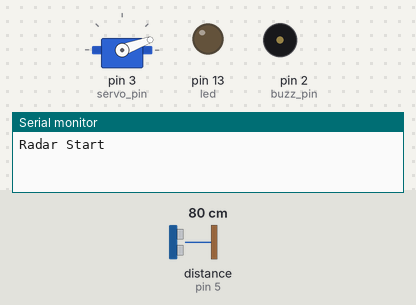
Bench run of a sketch on a simulated Arduino Uno, built with avr-gcc and run on an emulated ATmega328P. Parts: servo, output pins drawn as LEDs (lit = HIGH), buzzer (waves = sounding, pin HIGH), the last lines printed to the serial monitor. Wiring (inferred from the names in the program): ultrasonic range finder: trigger pin 4; echo pin 5. The inputs (shaded band) are chosen by the test bench; at power-on: distance to the obstacle (sensor on pin 5) 80 cm. The echo pulse lasts 58.3 µs per cm; pins used as bus, display or sensor lines are not drawn.

Above: at 0.01 s.
1.3 s: distance to the obstacle (sensor on pin 5) set to 2 cm
At 2.0 s:
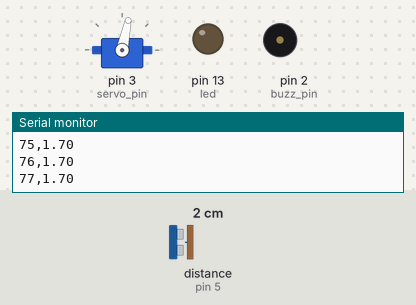
4.3 s: distance to the obstacle (sensor on pin 5) set to 35 cm
At 4.6 s:
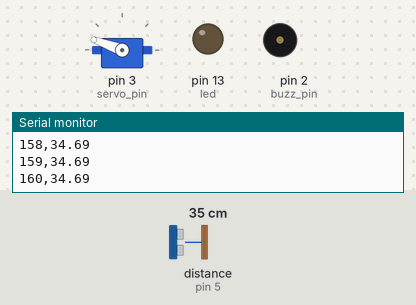
7.3 s: distance to the obstacle (sensor on pin 5) set to 120 cm
Timing chart, 0 to 16.3 s (numbered marks = the images above; inputs shaded):
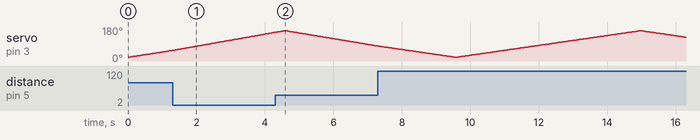

The sketch:

RadarLikeDetector.ino
```cpp
#include <Servo.h>

Servo servo_1; // servo controller (multiple can exist)

int trig = 4; // trig pin for HC-SR04
int echo = 5; // echo pin for HC-SR04
int servo_pin = 3; // PWM pin for servo control
int buzz_pin = 2;
int led = 13;
int x;

int pos = 20;    // servo starting position
float duration,distance;

void setup() {
  Serial.begin(115200);
  Serial.println("Radar Start");
  servo_1.attach(servo_pin); // start servo control
  pinMode(trig,OUTPUT);
  pinMode(echo,INPUT);
  pinMode(buzz_pin,OUTPUT);
  pinMode(led, OUTPUT);
}

void loop() {
  for (pos = 20; pos <= 160; pos += 1) { // goes from 0 degrees to 180 degrees
    // in steps of 1 degree
    servo_1.write(pos);              // tell servo to go to position in variable 'pos'
    delay(30); // delay to allow the servo to reach the desired position
    x=dist_calc(pos);
    if(x<30 && x>0)
    {
      digitalWrite(buzz_pin, HIGH);
      digitalWrite(led, HIGH);
    }
    else
    {
      digitalWrite(buzz_pin, LOW);
      digitalWrite(led, LOW);
    }

  }

  for (pos = 160; pos >= 20; pos -= 1) { // goes from 180 degrees to 0 degrees
    servo_1.write(pos);              // tell servo to go to position in variable 'pos'
    delay(30);
    x=dist_calc(pos);
    if(x<30 && x>0)
    {
      digitalWrite(buzz_pin, HIGH);
      digitalWrite(led, HIGH);
    }
    else
    {
      digitalWrite(buzz_pin, LOW);
      digitalWrite(led, LOW);
    }
  }
}

float dist_calc(int pos){
  // trigger 40kHz pulse for ranging
  digitalWrite(trig,LOW);
  delayMicroseconds(2);
  digitalWrite(trig,HIGH);
  delayMicroseconds(10);
  digitalWrite(trig,LOW);
  // convert from duration for pulse to reach detector (microseconds) to range (in cm)
  duration = pulseIn(echo,HIGH); // duration for pulse to reach detector (in microseconds)
  distance = 100.0*(343.0*(duration/2.0))/1000000.0; // 100.0*(speed of sound*duration/2)/microsec conversion

  Serial.print(pos); // position of servo motor
  Serial.print(","); // comma separate variables
  Serial.println(distance); // print distance in cm
}
```
